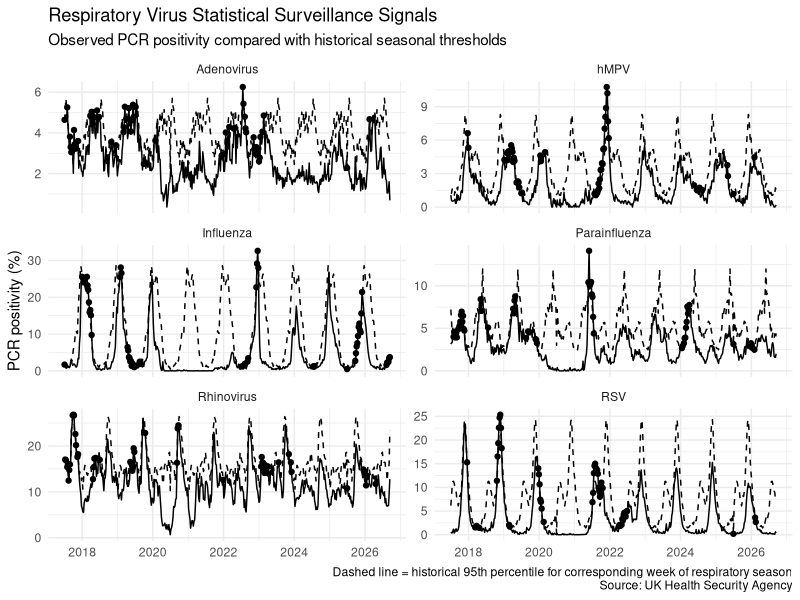
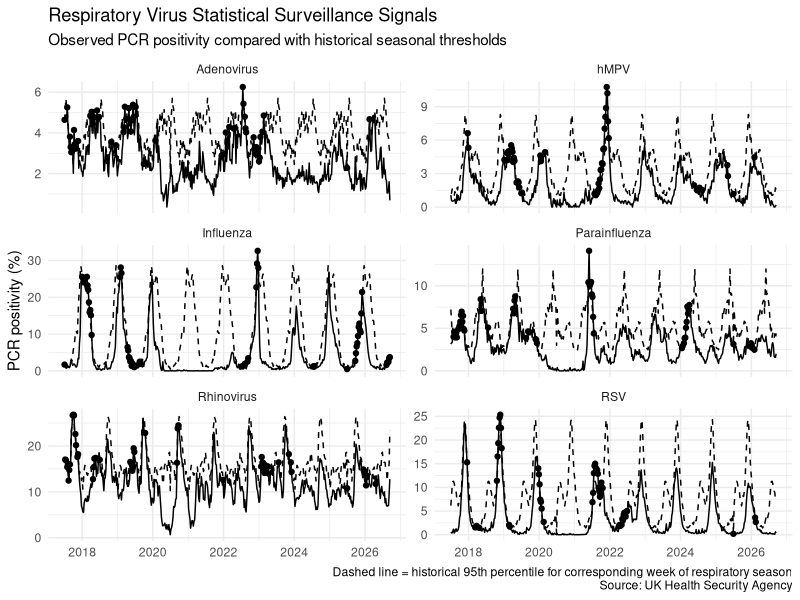

These figures' R source, in order:
# UKHSA Respiratory Virus Surveillance
# Statistical signal detection


# 1. PACKAGES

library(dplyr)
library(tidyr)
library(readr)
library(ggplot2)
library(lubridate)


# 2. IMPORT CLEAN DATA

respiratory <- read_csv(
  "data/processed/respiratory_surveillance_long.csv",
  show_col_types = FALSE
)

glimpse(respiratory)


# 3. CREATE RESPIRATORY-SEASON VARIABLES

respiratory <- respiratory |>
  mutate(
    month = month(date),
    
    calendar_year = year(date),
    
    season_start_year = if_else(
      month >= 7,
      calendar_year,
      calendar_year - 1
    ),
    
    season = paste0(
      season_start_year,
      "/",
      substr(
        season_start_year + 1,
        3,
        4
      )
    ),
    
    season_start_date = as.Date(
      paste0(
        season_start_year,
        "-07-01"
      )
    ),
    
    week_of_season = floor(
      as.numeric(
        date - season_start_date
      ) / 7
    ) + 1
  )


# 4. CHECK WEEK OF RESPIRATORY SEASON

respiratory |>
  select(
    date,
    disease,
    epiweek,
    season,
    week_of_season
  ) |>
  head(20) |>
  print()


# 5. REMOVE INCOMPLETE CURRENT SEASON FROM BASELINE

# 2026/27 is still incomplete.
#
# We do not want an incomplete season contributing to
# the historical expected values.

historical_data <- respiratory |>
  filter(
    season != "2026/27"
  )


# 6. CALCULATE SEASONAL BASELINE

# For every virus and week of the respiratory season,
# calculate the historical distribution of positivity.
#
# Median = expected activity
# 95th percentile = provisional upper surveillance threshold

seasonal_baseline <- historical_data |>
  group_by(
    disease,
    week_of_season
  ) |>
  summarise(
    expected_positivity = median(
      positivity,
      na.rm = TRUE
    ),
    
    upper_threshold = quantile(
      positivity,
      probs = 0.95,
      na.rm = TRUE
    ),
    
    historical_min = min(
      positivity,
      na.rm = TRUE
    ),
    
    historical_max = max(
      positivity,
      na.rm = TRUE
    ),
    
    observations = n(),
    
    .groups = "drop"
  )


# 7. INSPECT BASELINE

print(
  seasonal_baseline,
  n = 30
)


# 8. ADD BASELINE TO OBSERVED DATA

surveillance <- respiratory |>
  left_join(
    seasonal_baseline,
    by = c(
      "disease",
      "week_of_season"
    )
  )


# 9. CALCULATE DEVIATION FROM EXPECTED ACTIVITY

surveillance <- surveillance |>
  mutate(
    absolute_deviation =
      positivity - expected_positivity,
    
    relative_to_expected =
      if_else(
        expected_positivity > 0,
        positivity / expected_positivity,
        NA_real_
      )
  )


# 10. CREATE SIGNAL FLAG

# A provisional signal occurs when observed positivity
# exceeds the historical 95th percentile for that virus
# and week of the respiratory season.

surveillance <- surveillance |>
  mutate(
    signal = positivity > upper_threshold
  )


# 11. COUNT SIGNALS BY VIRUS

signal_summary <- surveillance |>
  group_by(disease) |>
  summarise(
    observations = n(),
    
    signals = sum(
      signal,
      na.rm = TRUE
    ),
    
    signal_percent = round(
      100 * mean(
        signal,
        na.rm = TRUE
      ),
      2
    ),
    
    .groups = "drop"
  )

print(signal_summary)


# 12. SHOW STRONGEST HISTORICAL SIGNALS

strongest_signals <- surveillance |>
  filter(
    signal == TRUE
  ) |>
  arrange(
    desc(relative_to_expected)
  ) |>
  select(
    date,
    season,
    disease,
    positivity,
    expected_positivity,
    upper_threshold,
    relative_to_expected
  )

print(
  strongest_signals,
  n = 30
)


# 13. PLOT OBSERVED ACTIVITY AGAINST EXPECTED BASELINE

signal_plot <- ggplot(
  surveillance,
  aes(
    x = date
  )
) +
  geom_line(
    aes(
      y = positivity
    )
  ) +
  geom_line(
    aes(
      y = upper_threshold
    ),
    linetype = "dashed"
  ) +
  geom_point(
    data = surveillance |>
      filter(
        signal == TRUE
      ),
    
    aes(
      y = positivity
    ),
    
    size = 1.5
  ) +
  facet_wrap(
    ~ disease,
    scales = "free_y",
    ncol = 2
  ) +
  labs(
    title = "Respiratory Virus Statistical Surveillance Signals",
    subtitle = "Observed PCR positivity compared with historical seasonal thresholds",
    x = NULL,
    y = "PCR positivity (%)",
    caption = "Dashed line = historical 95th percentile for corresponding week of respiratory season\nSource: UK Health Security Agency"
  ) +
  theme_minimal()

signal_plot


# 14. LOOK AT CURRENT SEASON

current_season <- surveillance |>
  filter(
    season == "2026/27"
  )


current_signals <- current_season |>
  filter(
    signal == TRUE
  ) |>
  select(
    date,
    disease,
    positivity,
    expected_positivity,
    upper_threshold,
    relative_to_expected
  )

print(
  current_signals,
  n = Inf
)


# 15. GET LATEST OBSERVATION FOR EACH VIRUS

latest_status <- surveillance |>
  group_by(disease) |>
  filter(
    date == max(date)
  ) |>
  ungroup() |>
  select(
    disease,
    date,
    positivity,
    expected_positivity,
    upper_threshold,
    signal
  )

print(latest_status)


# 16. CREATE SIMPLE STATUS LABEL

latest_status <- latest_status |>
  mutate(
    status = case_when(
      signal == TRUE ~
        "Above historical seasonal threshold",
      
      signal == FALSE ~
        "Within historical seasonal range",
      
      TRUE ~
        "Status unavailable"
    )
  )

print(latest_status)


# 17. CREATE OUTPUT FOLDERS

dir.create(
  "outputs/figures",
  recursive = TRUE,
  showWarnings = FALSE
)

dir.create(
  "outputs/tables",
  recursive = TRUE,
  showWarnings = FALSE
)

dir.create(
  "outputs/alerts",
  recursive = TRUE,
  showWarnings = FALSE
)


# 18. SAVE SIGNAL FIGURE

ggsave(
  "outputs/figures/surveillance_signals.png",
  signal_plot,
  width = 12,
  height = 10,
  dpi = 300
)


# 19. SAVE SURVEILLANCE DATA

write_csv(
  surveillance,
  "data/processed/respiratory_surveillance_signals.csv"
)


# 20. SAVE SIGNAL TABLES

write_csv(
  signal_summary,
  "outputs/tables/signal_summary.csv"
)

write_csv(
  strongest_signals,
  "outputs/tables/strongest_surveillance_signals.csv"
)

write_csv(
  latest_status,
  "outputs/alerts/latest_surveillance_status.csv"
)


# 21. PRINT CURRENT SURVEILLANCE STATUS

cat(
  "\n========================================\n"
)

cat(
  "CURRENT RESPIRATORY SURVEILLANCE STATUS\n"
)

cat(
  "========================================\n"
)

latest_status |>
  select(
    disease,
    positivity,
    expected_positivity,
    upper_threshold,
    status
  ) |>
  print(
    n = Inf
  )

cat(
  "========================================\n"
)


# END
